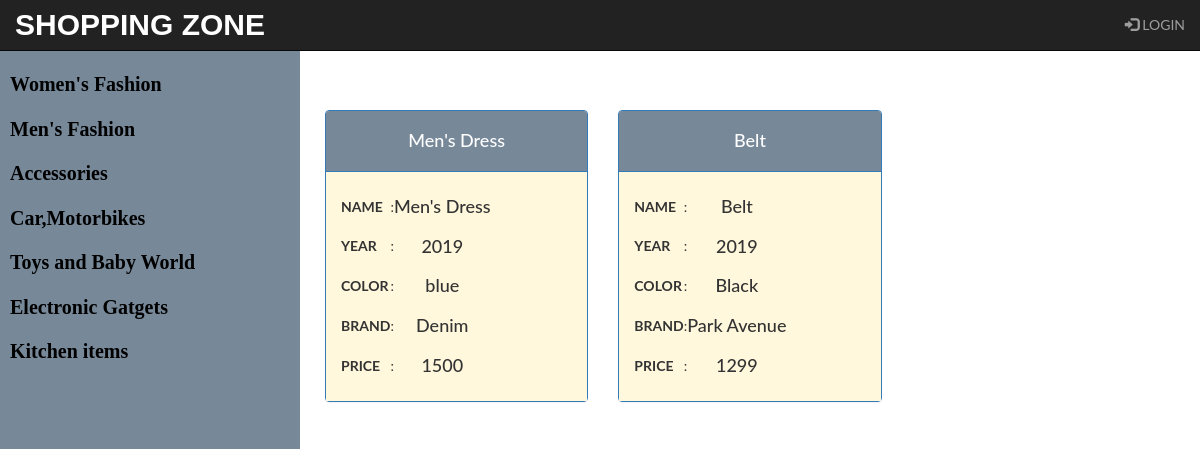
Screenshot of /Store/2/AllCompanys with the database file from the repository.
### Database_Set.py (models this page shows, shortened)
class Shopping(Base):
    __tablename__ = 'shopping'
    id = Column(Integer, primary_key=True)
    name = Column(String(250), nullable=False)
    user_id = Column(Integer, ForeignKey('user.id'))
    user = relationship(User, backref="shopping")

class BrandName(Base):
    __tablename__ = 'brandname'
    id = Column(Integer, primary_key=True)
    name = Column(String(350), nullable=False)
    year = Column(String(150))
    color = Column(String(150))
    brand = Column(String(150))
    price = Column(String(10))
    shoppingid = Column(Integer, ForeignKey('shopping.id'))
    shopping = relationship(
        Shopping, backref=backref('brandname', cascade='all, delete'))
    user_id = Column(Integer, ForeignKey('user.id'))
    user = relationship(User, backref="brandname")

### main.py (the view)
@app.route('/Store/<int:mvid>/AllCompanys')
def shopBrand(mvid):
    mve_dg = session.query(Shopping).all()
    mve = session.query(Shopping).filter_by(id=mvid).one()
    mvbe = session.query(BrandName).filter_by(shoppingid=mvid).all()
    try:
        if login_session['username']:
            return render_template('ShopBrand.html', mve_dg=mve_dg,
                                   mve=mve, mvbe=mvbe,
                                   uname=login_session['username'])
    except:
        return render_template('ShopBrand.html',
                               mve_dg=mve_dg, mve=mve, mvbe=mvbe)

### templates/ShopBrand.html (shortened to what this page needs)
{% include 'nav.html' %}
<div class="main">
{% block content %}
<div class="row" style="margin: 10px;">
{% for mvb in mvbe %}
	<div class="col-sm-4 text-center">
		<div class="panel panel-primary">
			<div class="panel-heading"style="background-color:LightSlateGray">
				<h4>{{ mvb.name }}</h4>
			</div>
			<div class="panel-body text-center"style="background-color:Cornsilk">
				<table>
					<tr><th>NAME</th><td>:</td><td><h4>{{ mvb.name }}
					</h4></td></tr>
					<tr><th>YEAR</th><td>:</td><td><h4>{{ mvb.year }}</h4></td></tr>
					<tr><th>COLOR</th><td>:</td><td><h4>{{ mvb.color }}</h4></td></tr>
					<tr><th>BRAND</th><td>:</td><td><h4>{{ mvb.brand }}</h4></td></tr>
					<tr><th>PRICE</th><td>:</td><td><h4>{{ mvb.price }}</h4></td></tr>
				</table>
			</div>
		</div>
	</div>
{% endfor %}
</div>
{% endblock content %}
</div>

### templates/nav.html (shortened to what this page needs)
<!DOCTYPE html>
<html lang="en">
<head>
  <link rel="stylesheet" href="https://maxcdn.bootstrapcdn.com/bootstrap/3.3.7/css/bootstrap.min.css">
</head>
<body>
<nav class="navbar navbar-inverse  navbar-fixed-top">
  <div class="container-fluid">
    <div class="navbar-header">
      <a class="navbar-brand" style="font-weight:bolder;font-size:30px;font-family:Comic Sans MS, cursive, sans-serif;color:white" href="{{ url_for('home') }}">SHOPPING ZONE</a>
    </div>
    <ul class="nav navbar-nav navbar-right">
      {% if 'username' in session %}
            <li><button class="btn btn-warning mr-sm-2" style="margin-top: 5px;background-color:LightSlateGray"><a style="color:white;font-weight:bold "href="{{ url_for('addShopCategory')}}">ADD SHOPPING CATEGORY</a></button></li>
            <li style="margin: 10px;"><p class="text-primary mr-sm-2">{{ session.username }}</p></li>
            <li><a href="{{ url_for('logout')}}"><span class="glyphicon glyphicon-log-in"></span> LOGOUT</a></li>
      {% else %}
            <li><a href="{{ url_for('showLogin')}}"><span class="glyphicon glyphicon-log-in"></span> LOGIN</a></li>
      {% endif %}
    </ul>
  </div>
</nav>
<div class="sidenav">
  <table>
      {% for mv in mve_dg %}
      <tr>
          <td><a href="{{ url_for('shopBrand',mvid=mv.id)}}">{{mv.name}}</a></td>
        </tr>
      {% endfor %}
  </table>
</div>
</body>
</html>

### templates/nav.html (style rules this page uses)
body { font-family: "Lato", sans-serif; }
.sidenav { height: 100%; width: 300px; position: fixed; z-index: 1; top: 40px; left: 0; background-color: LightSlateGray; overflow-x: visible; padding-top: 20px; }
.sidenav a { padding: 10px 6px 6px 10px; text-decoration: none; font-weight:bold; font-family: "Times New Roman", Times, serif; font-size: 20px; color: black; display: block; }
.main { margin-left: 300px; }

### rows the page displays
Shopping: name "Women's Fashion"
Shopping: name "Men's Fashion"
Shopping: name "Accessories"
Shopping: name "Car,Motorbikes"
Shopping: name "Toys and Baby World"
Shopping: name "Electronic Gatgets"
Shopping: name "Kitchen items"
BrandName: name "Men's Dress", year "2019", color "blue", brand "Denim", price "1500"
BrandName: name "Belt", year "2019", color "Black", brand "Park Avenue", price "1299"
